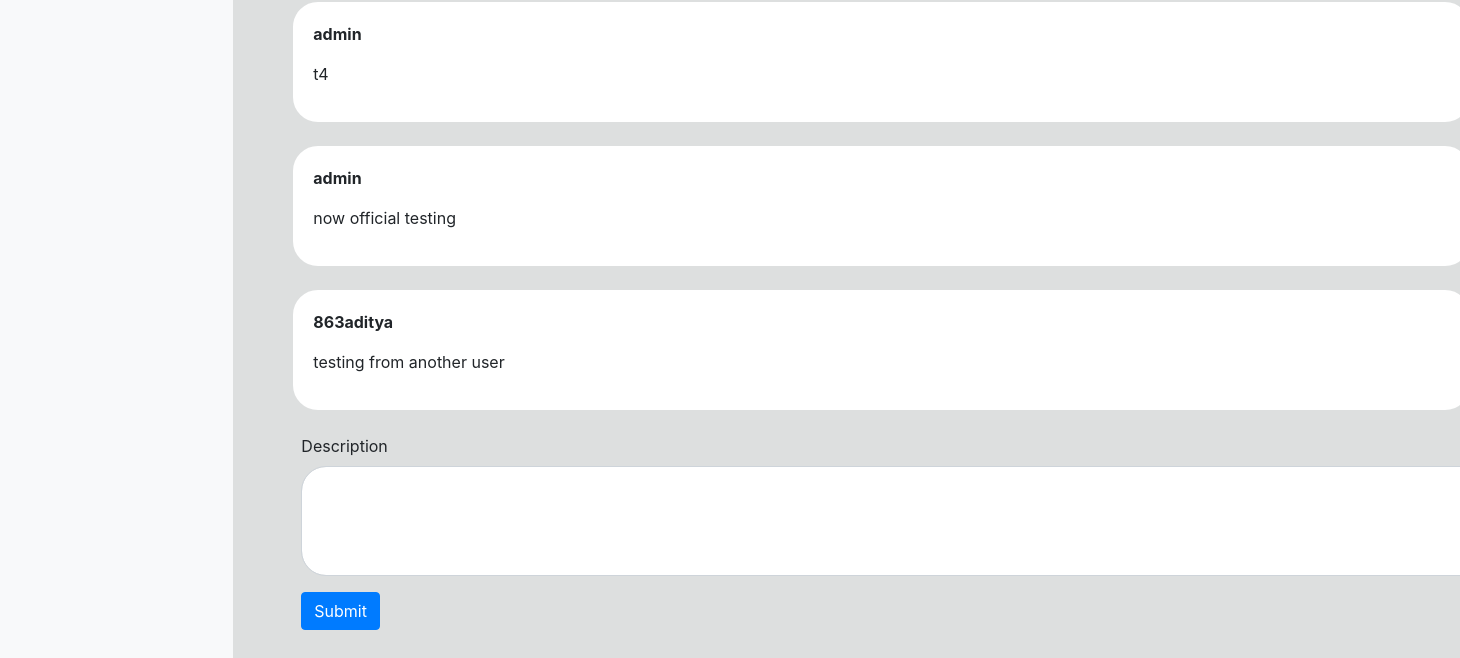
/f/ (signed in, lower part), run on an earlier commit of the app's database.
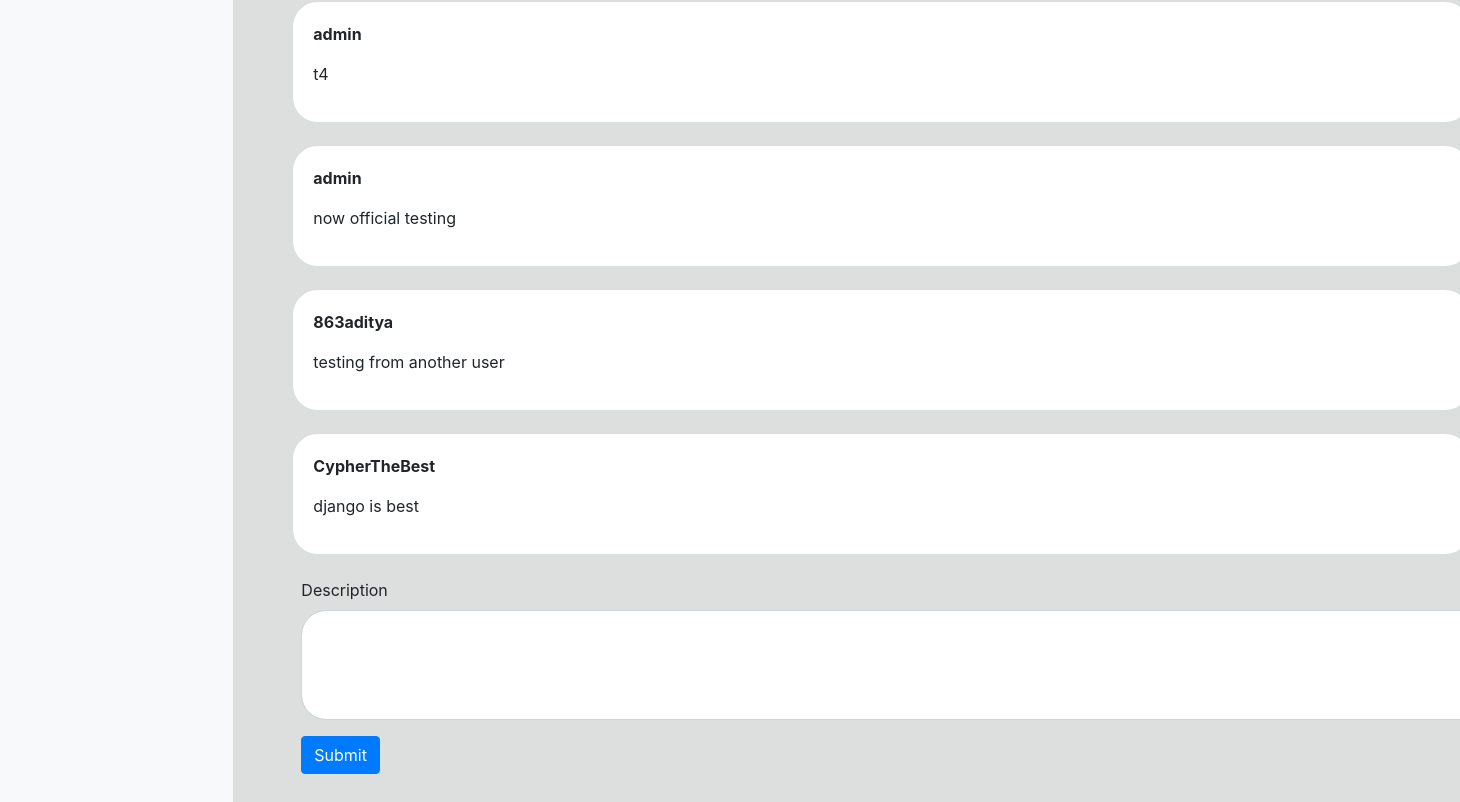
And on a later commit of the database.
### forum/models.py (models this page shows, shortened)
class fmsg(models.Model):
    posted_by=models.TextField()
    content=models.TextField()

### forum/views.py (the view)
# urls.py: path('',views.pg),
def pg(request):
    if request.user.is_authenticated:
        if request.method=='POST':
            a1=request.user.username
            a2=request.POST.get('description')
            a2=fmsg(posted_by=a1,content=a2)
            a2.save()
        q1=fmsg.objects.all()
        d1=dict()
        for x in range(len(q1)):
                d1[x+1]={'posted': q1[x].posted_by,'content':q1[x].content}
        a1=students.objects.filter(username=str(request.user.username))
        if len(a1)==0:
            return render(request,'forum.html',{'d1':d1})
        else:
            return render(request,'student_forum.html',{'d1':d1})
    return redirect('/p/')

### templates/forum.html (shortened to what this page needs)
{% extends 'base.html' %}
{% block body %}
<div style="padding-top:30px; padding-bottom:40px; background-color: rgb(221, 223, 223);width: 83%;height:100%">
    <div>
        {% for x,y in d1.items %}
        <div class="my-4"
            style="max-width:1200px;margin-left: 60px; display: block;border: 20px solid white; background-color:white;border-radius: 25px;">
            <p> <b> {{y.posted}} </b></p>
            <p>{{y.content}} </p>
        </div>
        {% endfor %}
    </div>
    <div style="margin-left: 60px; margin-bottom: 400px;width:1200px;">
        <form action=" /f/" method="post">
            <div class="form-group mx-2 my-2">
                <label for="description">Description</label>
                <textarea class="form-control" id="description" name="description" rows="4"
                    style="border-radius: 25px;"></textarea>
            </div>
            <button class="btn btn-primary my-2 mx-2" type="submit">Submit</button>
        </form>
    </div>
</div>
{% endblock body %}

### templates/base.html (shortened to what this page needs)
<!doctype html>
<html lang="en">
<head>
    <link rel="stylesheet" href="https://cdn.jsdelivr.net/npm/bootstrap@4.6.2/dist/css/bootstrap.min.css"
>
</head>
<body>
    <div class=" row">
        <nav id="sidebarMenu" class="col-md-3 col-lg-2 d-md-block bg-light sidebar collapse">
        </nav>
        {% block body %}{% endblock body %}
    </div>
</body>
</html>

What changed in the data, as far as the page shows it:
added fmsg: posted "CypherTheBest", content "django is best"
